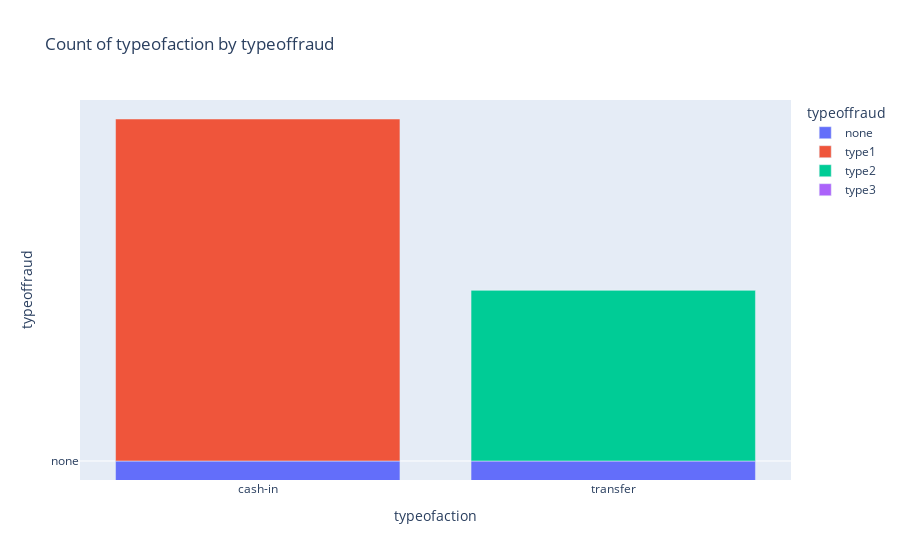

Here is the notebook cell this chart was saved with:
### Code cell
bar_chart_typeoffraud_typeofaction=px.bar(merged.groupby(['typeofaction', 'typeoffraud']).size().reset_index(name='count'),
                                             x="typeofaction",y="typeoffraud",color='typeoffraud',title='Count of typeofaction by typeoffraud')

bar_chart_typeoffraud_typeofaction.update_xaxes(title_text='typeofaction')
bar_chart_typeoffraud_typeofaction.update_yaxes(title_text='typeoffraud')
bar_chart_typeoffraud_typeofaction.show()

### Figure 1 — Plotly figure (JSON) as saved in the notebook; plotly's stock layout.template omitted (floating-point values rounded to 4 significant figures)
{"data": [{"alignmentgroup": "True", "hovertemplate": "typeoffraud=%{y}<br>typeofaction=%{x}<extra></extra>", "legendgroup": "none", "marker": {"color": "#636efa", "pattern": {"shape": ""}}, "name": "none", "offsetgroup": "none", "orientation": "v", "showlegend": true, "textposition": "auto", "type": "bar", "x": ["cash-in", "transfer"], "xaxis": "x", "y": ["none", "none"], "yaxis": "y"}, {"alignmentgroup": "True", "hovertemplate": "typeoffraud=%{y}<br>typeofaction=%{x}<extra></extra>", "legendgroup": "type1", "marker": {"color": "#EF553B", "pattern": {"shape": ""}}, "name": "type1", "offsetgroup": "type1", "orientation": "v", "showlegend": true, "textposition": "auto", "type": "bar", "x": ["cash-in"], "xaxis": "x", "y": ["type1"], "yaxis": "y"}, {"alignmentgroup": "True", "hovertemplate": "typeoffraud=%{y}<br>typeofaction=%{x}<extra></extra>", "legendgroup": "type2", "marker": {"color": "#00cc96", "pattern": {"shape": ""}}, "name": "type2", "offsetgroup": "type2", "orientation": "v", "showlegend": true, "textposition": "auto", "type": "bar", "x": ["transfer"], "xaxis": "x", "y": ["type2"], "yaxis": "y"}, {"alignmentgroup": "True", "hovertemplate": "typeoffraud=%{y}<br>typeofaction=%{x}<extra></extra>", "legendgroup": "type3", "marker": {"color": "#ab63fa", "pattern": {"shape": ""}}, "name": "type3", "offsetgroup": "type3", "orientation": "v", "showlegend": true, "textposition": "auto", "type": "bar", "x": ["transfer"], "xaxis": "x", "y": ["type3"], "yaxis": "y"}], "layout": {"autosize": true, "barmode": "relative", "legend": {"title": {"text": "typeoffraud"}, "tracegroupgap": 0}, "title": {"text": "Count of typeofaction by typeoffraud"}, "xaxis": {"anchor": "y", "autorange": true, "domain": [0, 1], "range": [-0.5, 1.5], "title": {"text": "typeofaction"}, "type": "category"}, "yaxis": {"anchor": "x", "autorange": true, "categoryarray": ["type3", "type2", "type1", "none"], "categoryorder": "array", "domain": [0, 1], "range": [2.889, 5.111], "title": {"text": "typeoffraud"}, "type": "category"}}}
